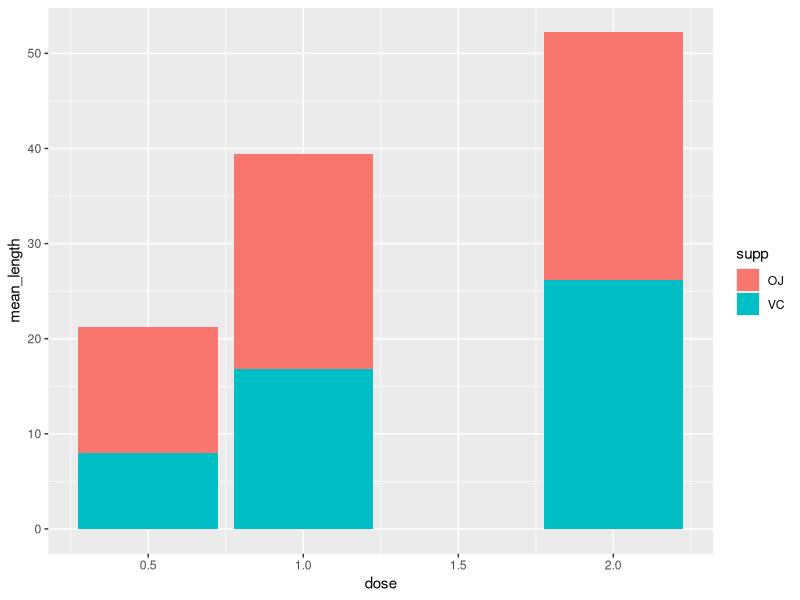
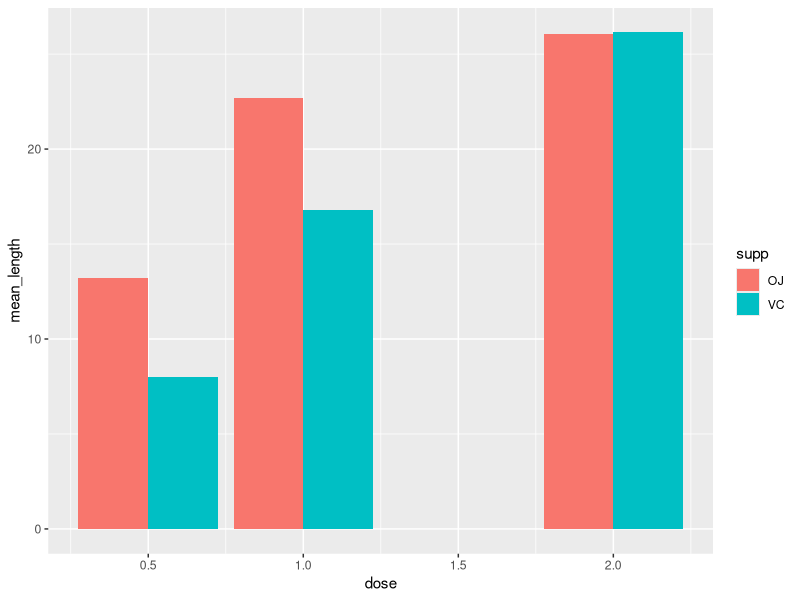
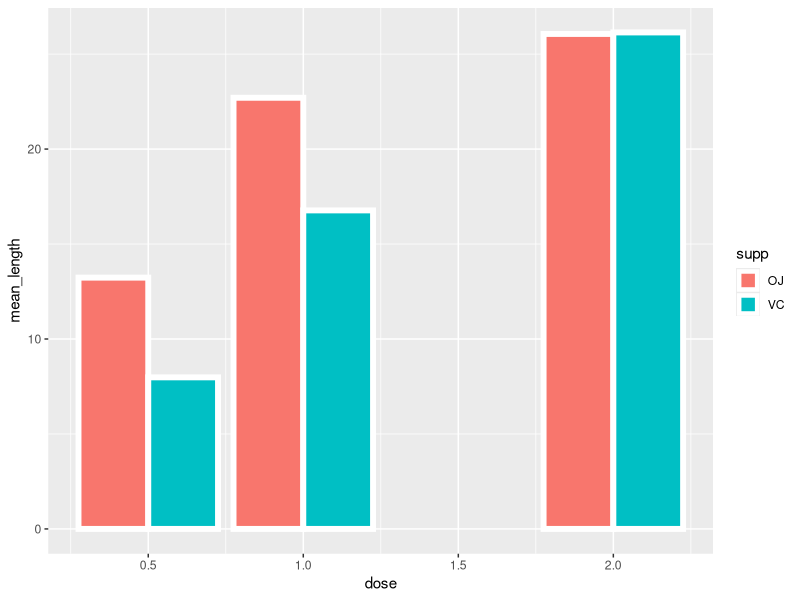
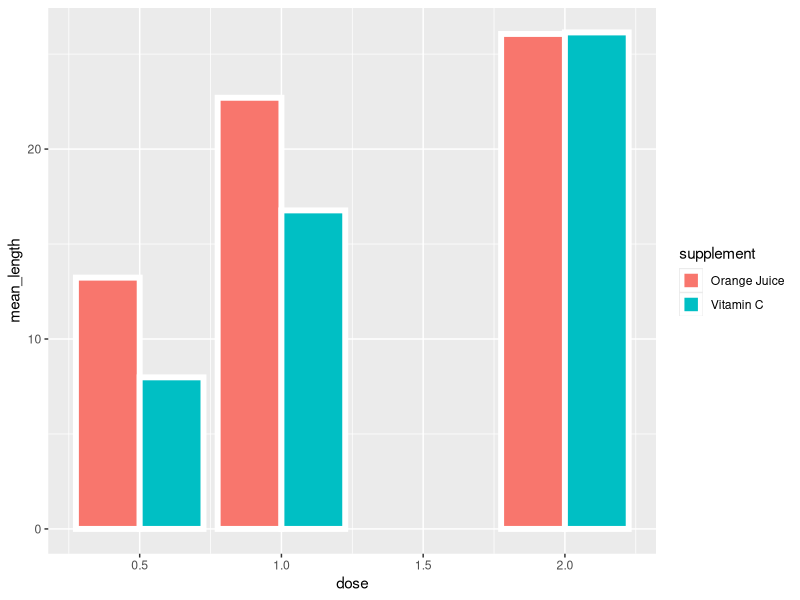
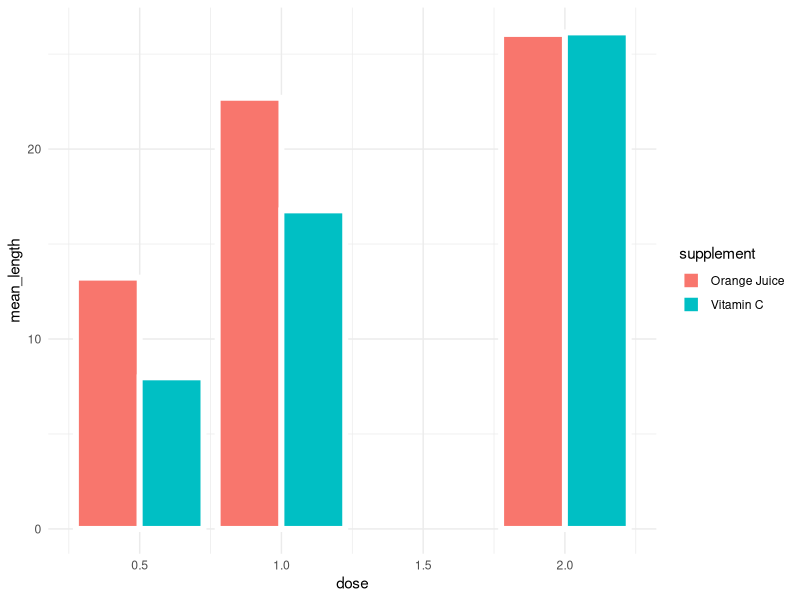
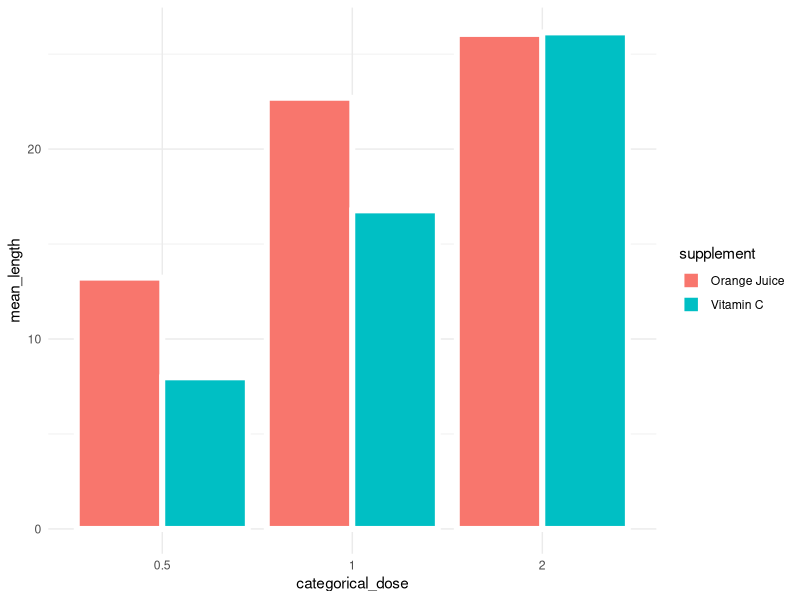
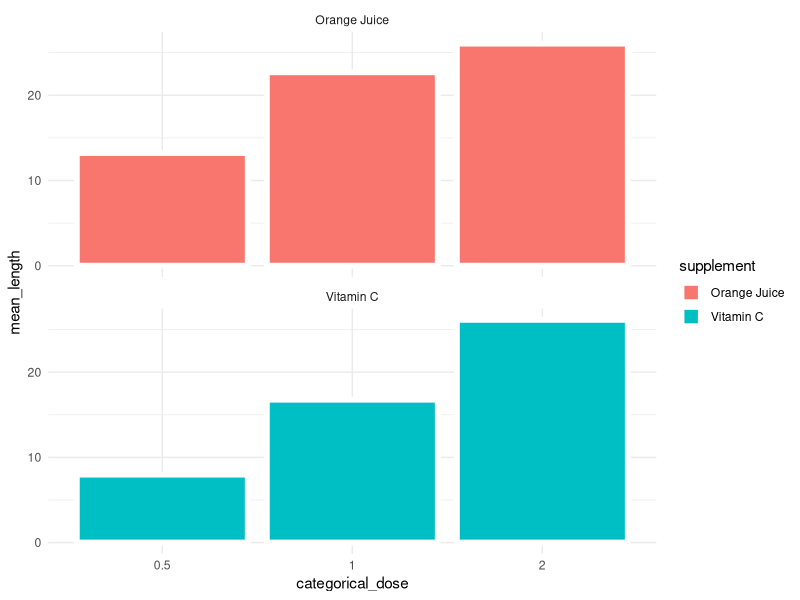
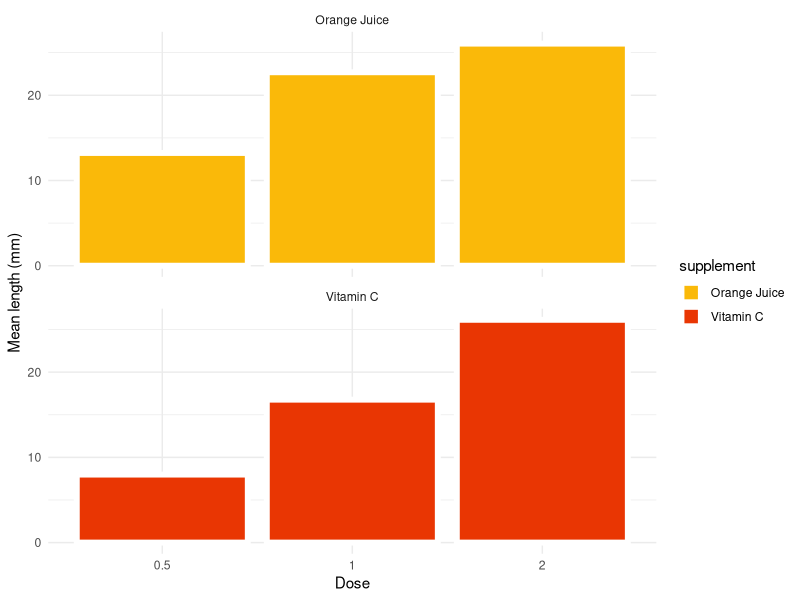

Reproduce these figures in R, in order.
# ToothGrowth

##1
library(tidyverse)

ToothGrowth |>
  group_by(supp, dose) |>
  summarise(mean_length = mean(len)) |>
  ggplot(aes(x = dose,
             y = mean_length,
             fill = supp)) +
  geom_bar(stat = "identity")

##2
ToothGrowth |>
  group_by(supp, dose) |>
  summarise(mean_length = mean(len)) |>
  ggplot(aes(x = dose,
             y = mean_length,
             fill = supp)) +
  geom_bar(stat = "identity",
           position = "dodge")

#3
ToothGrowth |>
  group_by(supp, dose) |>
  summarise(mean_length = mean(len)) |>
  ggplot(aes(x = dose,
             y = mean_length,
             fill = supp)) +
  geom_bar(stat = "identity",
           position = "dodge", 
           colour = "#FFFFFF",
           size = 2)

#4
ToothGrowth |>
  mutate(supplement = 
           case_when(supp == "OJ" ~ "Orange Juice",
                     supp == "VC" ~ "Vitamin C",
                     TRUE ~ as.character(supp))) |>
  group_by(supplement, dose) |>
  summarise(mean_length = mean(len)) |>
  ggplot(aes(x = dose,
             y = mean_length,
             fill = supplement)) +
  geom_bar(stat = "identity",
           position = "dodge", 
           colour = "#FFFFFF",
           size = 2)

#5
ToothGrowth |>
  mutate(supplement = 
           case_when(supp == "OJ" ~ "Orange Juice", supp == "VC" ~ "Vitamin C", TRUE ~ as.character(supp))) %>%
  group_by(supplement, dose) |>
  summarise(mean_length = mean(len)) |>
  ggplot(aes(x = dose,
             y = mean_length,
             fill = supplement)) +
  geom_bar(stat = "identity",
           position = "dodge", 
           colour = "#FFFFFF",
           size = 2) +
  theme_minimal()

#6
# Turn dose into categorical
ToothGrowth %>%
  mutate(supplement = case_when(supp == "OJ" ~ "Orange Juice", supp == "VC" ~ "Vitamin C", TRUE ~ as.character(supp))) %>%
  group_by(supplement, dose) |>
  summarise(mean_length = mean(len)) |>
  mutate(categorical_dose = factor(dose)) |> ##
  ggplot(aes(x = categorical_dose,
             y = mean_length,
             fill = supplement)) +
  geom_bar(stat = "identity",
           position = "dodge",
           colour = "#FFFFFF", 
           size = 2) +
  theme_minimal()

#7
ToothGrowth |>
  mutate(supplement = case_when(supp == "OJ" ~ "Orange Juice", supp == "VC" ~ "Vitamin C", TRUE ~ as.character(supp))) %>%
  group_by(supplement, dose) |>
  summarise(mean_length = mean(len)) |>
  mutate(categorical_dose = factor(dose)) |>
  ggplot(aes(x = categorical_dose,
             y = mean_length,
             fill = supplement)) +
  geom_bar(stat = "identity",
           colour = "#FFFFFF", 
           size = 2) + 
  facet_wrap(supplement ~ ., ncol = 1) +
  theme_minimal()

#8
ToothGrowth %>%
  mutate(supplement = case_when(supp == "OJ" ~ "Orange Juice", supp == "VC" ~ "Vitamin C", TRUE ~ as.character(supp))) %>%
  group_by(supplement, dose) %>%
  summarise(mean_length = mean(len)) %>%
  mutate(categorical_dose = factor(dose)) %>%
  ggplot(aes(x = categorical_dose,
             y = mean_length,
             fill = supplement)) +
  geom_bar(stat = "identity",
           colour = "#FFFFFF", 
           size = 2) + 
  labs(x = "Dose",
       y = "Mean length (mm)") +
  scale_fill_manual(values = c("#fab909", 
                               "#E93603")) +
  facet_wrap(supplement ~ ., ncol = 1) +
  theme_minimal()

#9
ToothGrowth %>%
  mutate(supplement = case_when(supp == "OJ" ~ "Orange Juice", supp == "VC" ~ "Vitamin C", TRUE ~ as.character(supp))) %>%
  group_by(supplement, dose) %>%
  summarise(mean_length = mean(len)) %>%
  mutate(categorical_dose = factor(dose)) %>%
  ggplot(aes(x = categorical_dose,
             y = mean_length,
             fill = supplement)) +
  geom_bar(aes(alpha=dose),
           stat = "identity",
           colour = "#FFFFFF", 
           size = 2) + 
  labs(x = "Dose",
       y = "Mean length (mm)") +
  scale_fill_manual(values = c("#fab909", 
                               "#E93603")) +
  facet_wrap(supplement ~ ., ncol = 1) +
  theme_minimal()

#9
ToothGrowth %>%
  mutate(supplement = case_when(supp == "OJ" ~ "Orange Juice", supp == "VC" ~ "Vitamin C", TRUE ~ as.character(supp))) %>%
  group_by(supplement, dose) %>%
  summarise(mean_length = mean(len)) %>%
  mutate(categorical_dose = factor(dose)) %>%
  ggplot(aes(x = categorical_dose,
             y = mean_length,
             fill = supplement)) +
  geom_bar(aes(alpha=dose),
           stat = "identity",
           colour = "#FFFFFF", 
           size = 2) + 
  labs(x = "Dose",
       y = "Mean length (mm)") +
  scale_fill_manual(values = c("#fab909", 
                               "#E93603")) +
  facet_wrap(supplement ~ ., ncol = 1) +
  scale_alpha(range = c(0.33, 1)) +
  theme_minimal()

#10
ToothGrowth %>%
  mutate(supplement = case_when(supp == "OJ" ~ "Orange Juice", supp == "VC" ~ "Vitamin C", TRUE ~ as.character(supp))) %>%
  group_by(supplement, dose) %>%
  summarise(mean_length = mean(len)) %>%
  mutate(categorical_dose = factor(dose)) %>%
  ggplot(aes(x = categorical_dose,
             y = mean_length,
             fill = supplement)) +
  geom_bar(aes(alpha=dose),
           stat = "identity",
           colour = "#FFFFFF", 
           size = 2) + 
  labs(x = "Dose",
       y = "Mean length (mm)") +
  scale_fill_manual(values = c("#fab909", 
                               "#E93603")) +
  facet_wrap(supplement ~ ., ncol = 1) +
  scale_alpha(range = c(0.33, 1)) +
  scale_x_discrete(breaks = c("0.5", "1", "2"), 
                  labels = function(x) 
                    paste0(x, " mg/day"))+
  theme_minimal()

#11
ToothGrowth %>%
  mutate(supplement = case_when(supp == "OJ" ~ "Orange Juice", supp == "VC" ~ "Vitamin C", TRUE ~ as.character(supp))) %>%
  group_by(supplement, dose) %>%
  summarise(mean_length = mean(len)) %>%
  mutate(categorical_dose = factor(dose)) %>%
  ggplot(aes(x = categorical_dose,
             y = mean_length,
             fill = supplement)) +
  geom_bar(aes(alpha=dose),
           stat = "identity",
           colour = "#FFFFFF", 
           size = 2) + 
  labs(x = "Dose",
       y = "Mean length (mm)") +
  scale_fill_manual(values = c("#fab909", 
                               "#E93603")) +
  facet_wrap(supplement ~ ., ncol = 1) +
  scale_alpha(range = c(0.33, 1)) +
  scale_x_discrete(breaks = c("0.5", "1", "2"), 
                   labels = function(x) 
                     paste0(x, " mg/day"))+
  coord_flip()+
  theme_minimal()

